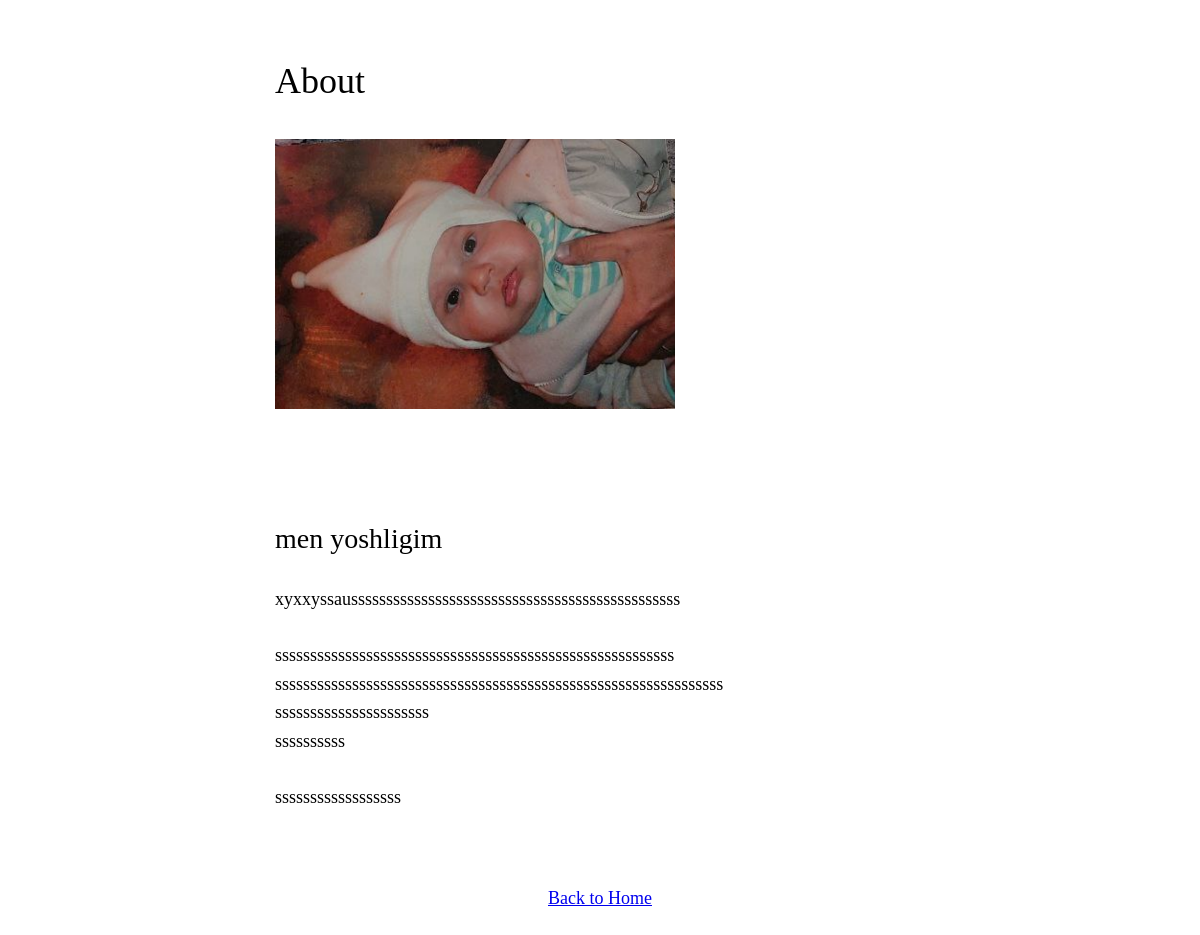
Page /about/ on the earlier database version.
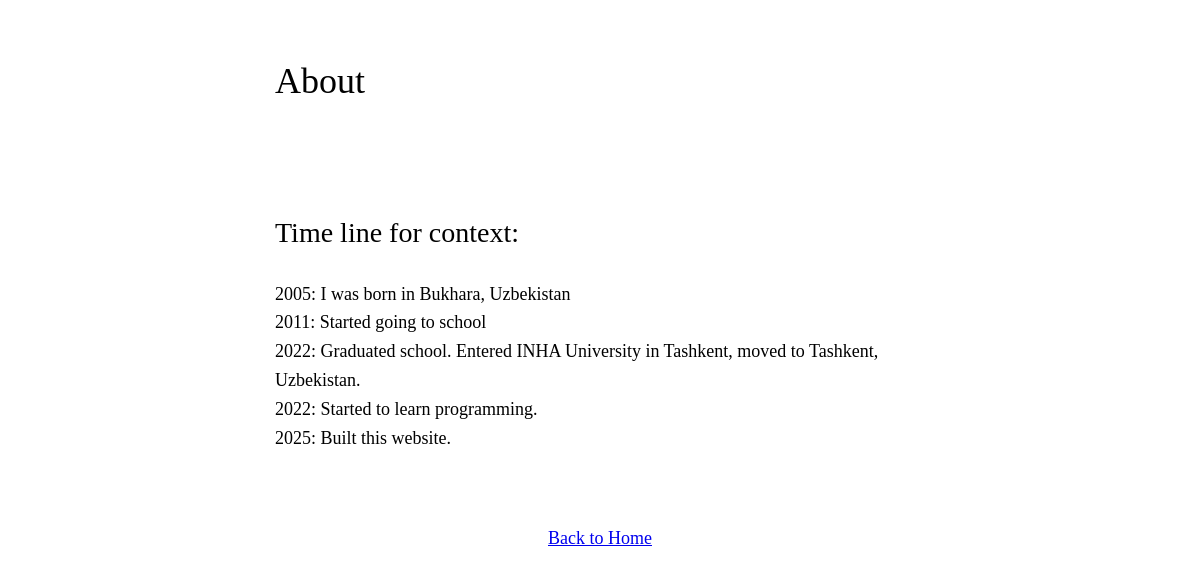
Same page on the later database version.
### blog/models.py (models this page shows, shortened)
class AboutSection(models.Model):
    title = models.CharField('Title', max_length=200)
    content = models.TextField('Content')
    image = models.ImageField('Image', upload_to='images/about/', blank=True, null=True)
    order = models.PositiveIntegerField('Order', default=0)
    is_active = models.BooleanField('Active', default=True)
    created_at = models.DateTimeField('Created at', auto_now_add=True)
    class Meta:
        ordering = ['order', 'created_at']
        verbose_name = 'About Section'
        verbose_name_plural = 'About Sections'

### blog/views.py (the view)
# urls.py: path('about/', views.AboutPageView.as_view(), name='about'),
class AboutPageView(TemplateView):
    template_name = 'blog/about.html'
    def get_context_data(self, **kwargs):
        context = super().get_context_data(**kwargs)
        context['sections'] = AboutSection.objects.filter(is_active=True)
        return context

### templates/blog/about.html (shortened to what this page needs)
{% extends 'base.html' %}
{% load static %}
{% block content %}
    <header>
        <h1>About</h1>
    </header>
    <main>
        {% for section in sections %}
            {% if section.image %}
                <img src="{{ section.image.url }}" alt="{{ section.title }}" class="page-photo">
            {% endif %}
            {% if section.title != "About" %}
                <h2>{{ section.title }}</h2>
            {% endif %}
            <div class="content-section">
                {{ section.content|linebreaks }}
            </div>
        {% endfor %}
    </main>
    <footer>
        <div class="back-link">
            <p><a href="{% url 'blog:home' %}">Back to Home</a></p>
        </div>
    </footer>
{% endblock %}

Differences in the rows shown:
removed AboutSection: image (picture), title "men yoshligim", content "xyxxyssausssssssssssssssssssssssssssssssssssssssssssssss sssssssssssssssssssssssssssssssssssssssssssssssssssssssss ssssssssssssssssssssssssssssssssssssssssssssssssssssssssssssssss ssssssssssssssssssssss ssssssssss ssssssssssssssssss"
added AboutSection: title "Time line for context:", content "2005: I was born in Bukhara, Uzbekistan 2011: Started going to school 2022: Graduated school. Entered INHA University in Tashkent, moved to Tashkent, Uzbekistan. 2022: Started to learn programming. 2025: Built this website."
